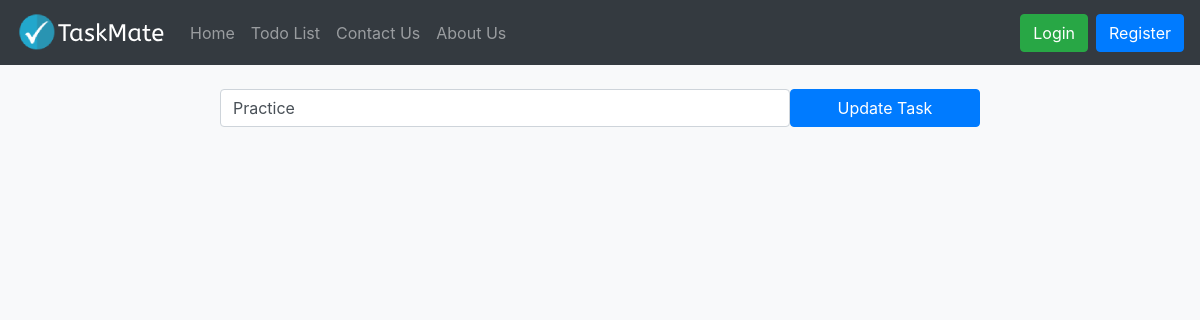
Before: /todolist/edit/1 with the older database file.
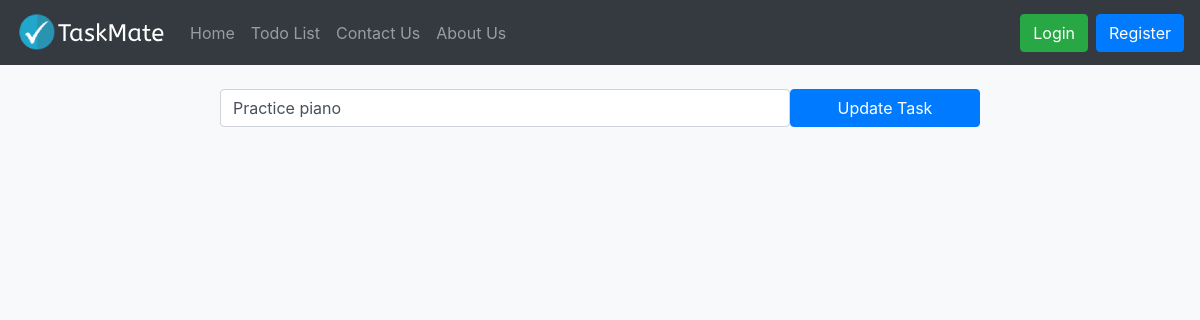
After: the same page with the newer database file.
### todolist_app/models.py (models this page shows, shortened)
class TaskList(models.Model):
    task = models.CharField(max_length=300)
    done = models.BooleanField(default=False)
    """ Method to make Task list object(from admin panel) a string """

### todolist_app/views.py (the view)
# urls.py: path('edit/<task_id>', views.edit_task, name='edit_task'),
def edit_task(request, task_id):
    if request.method=="POST":
        task = TaskList.objects.get(pk=task_id)
        form = TaskForm(request.POST or None, instance=task)
        if form.is_valid():
            form.save()
        messages.success(request,("Task Updated!"))
        return redirect('todolist')
    else:
        task_obj = TaskList.objects.get(pk=task_id)
        return render(request, 'edit.html',{'task_obj':task_obj})

### todolist_app/templates/edit.html (shortened to what this page needs)
{% extends "base.html" %}
{% block content %}
<div class="container">
  <br>
  <form method="POST" class="row">
      <label class="col-lg-2"></label>
      <input type="text" class="form-control col-lg-6" name="task" placeholder="{{task_obj.task}}" value="{{task_obj.task}}">
        <button type="submit" class="btn btn-primary col-lg-2">Update Task</button>
</form>
</div>
{% endblock content %}

Changed rows visible on the page:
changed TaskList: task "Practice" → "Practice piano"
